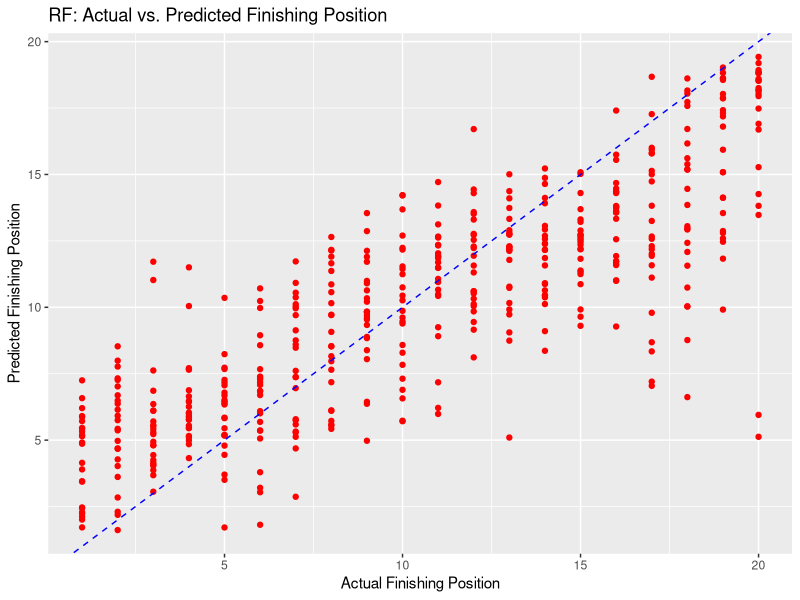

Reproduce this figure in R.
# RF model created by aaryan
rm(list = ls()) # Clear the workspace
library(ranger) # Load ranger instead of randomForest for high-cardinality support
library(ggplot2) # Load ggplot2 for plotting
library(caret) # Load caret for evaluation metrics

dataset <- read.csv("data/data.csv") # Read the CSV dataset
if("finishing_position" %in% names(dataset)) { names(dataset)[names(dataset) == "finishing_position"] <- "finishing_pos" } # Rename finishing_position to finishing_pos if needed
trainData <- subset(dataset, year < 2024) # Create training set (pre-2024 races)
testData <- subset(dataset, year == 2024) # Create testing set (2024 races)
cat_features <- c("team_name", "driver_code", "driver_nationality", "circuit") # Define categorical features
num_features <- c("starting_position", "qualifying_mean", "driver_age", "laps", "year", "round") # Define numerical features
for (col in cat_features) { 
  trainData[[col]] <- as.factor(trainData[[col]]) 
  testData[[col]] <- as.factor(testData[[col]])
} # Convert categorical features to factors
predictor_vars <- c(cat_features, num_features) # Combine all predictors
formula_rf <- as.formula(paste("finishing_pos ~", paste(predictor_vars, collapse = " + "))) # Build regression formula
set.seed(123) # Set seed for reproducibility
rf_model <- ranger(formula = formula_rf, data = trainData, num.trees = 100) # Train Random Forest model using ranger
print(rf_model) # Print model summary
predictions <- predict(rf_model, data = testData)$predictions # Predict on the test set
r2_val <- R2(predictions, testData$finishing_pos) # Calculate R2 metric
rmse_val <- RMSE(predictions, testData$finishing_pos) # Calculate RMSE metric
cat("Test R2:", r2_val, "\n") # Print R2 value
cat("Test RMSE:", rmse_val, "\n") # Print RMSE value
ggplot(data = testData, aes(x = finishing_pos, y = predictions)) + 
  geom_point(color = "red") + 
  geom_abline(intercept = 0, slope = 1, linetype = "dashed", color = "blue") + 
  ggtitle("RF: Actual vs. Predicted Finishing Position") + 
  xlab("Actual Finishing Position") + 
  ylab("Predicted Finishing Position") # Plot actual vs. predicted values
